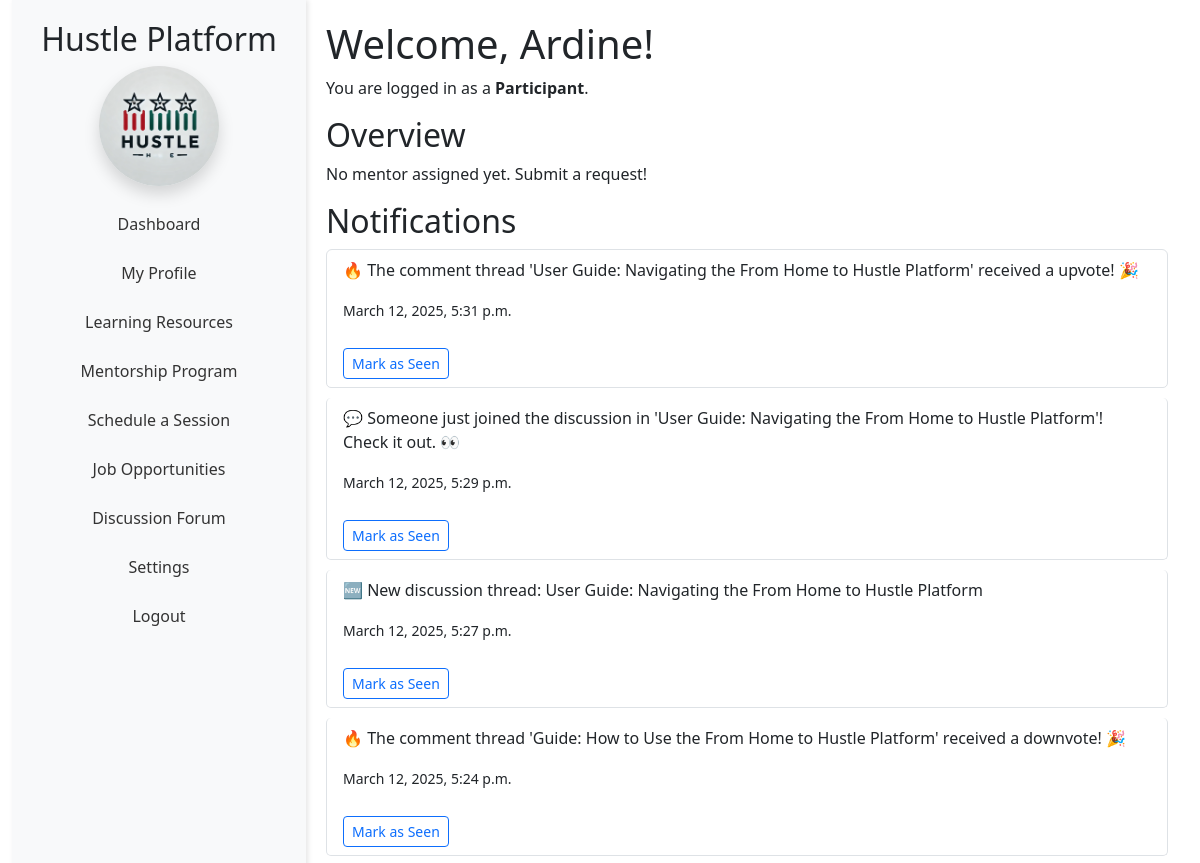
The app's page /participant/dashboard/ (signed in, upper part), older data.
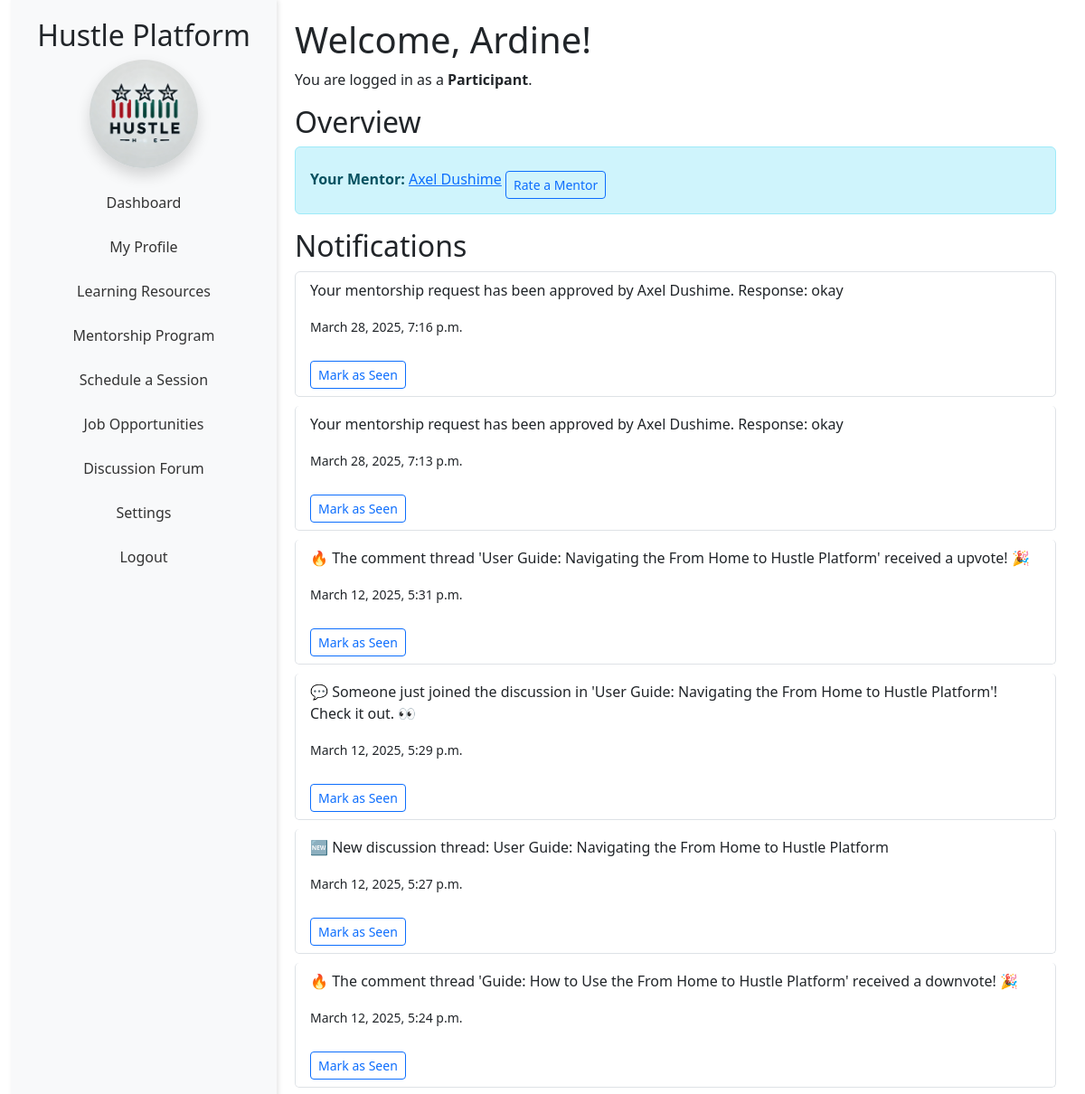
The same page, newer data.
### capstone/models.py (models this page shows, shortened)
class User(AbstractUser):
    USER_TYPE_CHOICES = (
        ('mentor', 'Mentor'),
        ('participant', 'Participant'),
    )
    LANGUAGE_CHOICES = [
        ("en", "English"),
        ("fr", "French"),
        ("es", "Spanish"),
        ("sw", "Swahili"),
        ("rw", "Kinyarwanda")
    ]
    language_preference = models.CharField(max_length=4, choices=LANGUAGE_CHOICES, default="fr")
    full_name = models.CharField(max_length=255)
    email = models.EmailField(unique=True)
    phone_number = models.CharField(max_length=15)
    user_type = models.CharField(max_length=20, choices=USER_TYPE_CHOICES)
    terms_accepted = models.BooleanField(default=False)

class Notification(models.Model):
    user = models.ForeignKey(User, on_delete=models.CASCADE, related_name='notifications')
    message = models.TextField()
    is_read = models.BooleanField(default=False)
    is_seen = models.BooleanField(default=False)
    created_at = models.DateTimeField(auto_now_add=True)
    job_application = models.ForeignKey(JobApplication, on_delete=models.CASCADE, null=True, blank=True)

### capstone/views.py (the view)
# urls.py: path('participant/dashboard/', views.participant_dashboard, name='participant_dashboard'),
@login_required
def participant_dashboard(request, participant_id=None):
    if participant_id:
        participant = get_object_or_404(User, id=participant_id, user_type='participant')
    else:
        participant = request.user
    mentorship_request = MentorshipRequest.objects.filter(
        mentee=participant, status='approved'
    ).first()
    mentor = mentorship_request.mentor if mentorship_request else None
    notifications = Notification.objects.filter(user=participant, is_seen=False).order_by('-created_at')
    context = {
        'user': participant,
        'mentor': mentor,
        'notifications': notifications,
    }
    return render(request, 'capstone/participant_dashboard.html', context)

### capstone/templatetags/custom_filters.py (called while the page is built)
@register.filter
def translate(text, target_lang):
    return text

### capstone/templates/capstone/participant_dashboard.html (shortened to what this page needs)
{% extends 'participant-base.html' %}
{% load custom_filters %}
{% block participant_content %}
<h1>{{ "Welcome"|translate:user.language_preference }}, {{ user.username }}!</h1>
<p>{{ "You are logged in as a"|translate:user.language_preference }} <strong>{{ "Participant"|translate:user.language_preference }}</strong>.</p>
<section>
    <h2>{{ "Overview"|translate:user.language_preference }}</h2>
    {% if mentor %}
    <div class="alert alert-info">
        <strong>{{ "Your Mentor"|translate:user.language_preference }}:</strong>
        <a href="{% url 'pmentor_profile' mentor.id %}">{{ mentor.full_name }}</a>
        <a href="{% url 'rate_mentor' mentor.id %}" class="btn btn-outline-primary btn-sm">
            {{ "Rate a Mentor"|translate:user.language_preference }}
        </a>
    </div>
    {% else %}
        <p>{{ "No mentor assigned yet. Submit a request!"|translate:user.language_preference }}</p>
    {% endif %}
</section>
<section>
    <h2>{{ "Notifications"|translate:user.language_preference }}</h2>
    <ul class="list-group">
        {% for notification in notifications %}
            <li class="list-group-item">
                <p>{{ notification.message|translate:user.language_preference }}</p>
                <p><small>{{ notification.created_at }}</small></p>
                {% if not notification.is_seen %}
                    <form method="post" action="{% url 'pmark_notification_seen' notification.id %}">
                        <button type="submit" class="btn btn-sm btn-outline-primary">
                            {{ "Mark as Seen"|translate:user.language_preference }}
                        </button>
                    </form>
                {% endif %}
            </li>
        {% empty %}
            <li class="list-group-item">{{ "No new notifications."|translate:user.language_preference }}</li>
        {% endfor %}
    </ul>
</section>
{% endblock %}

### capstone/templates/participant-base.html (shortened to what this page needs)
{% load static %}
{% load custom_filters %}
<!DOCTYPE html>
<html lang="{{ user.language_preference|default:'en' }}">
<head>
    <link href="https://cdn.jsdelivr.net/npm/bootstrap@5.3.0/dist/css/bootstrap.min.css" rel="stylesheet">
    <link href="https://cdnjs.cloudflare.com/ajax/libs/font-awesome/6.0.0-beta3/css/all.min.css" rel="stylesheet">
    <link href="{% static 'css/participant-styles.css' %}" rel="stylesheet">
</head>
<body>
    <div class="container-fluid">
        <div class="sidebar text-center">
            <h2>Hustle Platform</h2>
            <img src="{% static 'logo.webp' %}" alt="Hustle Platform Logo"
                 class="img-fluid mb-3 rounded-circle shadow" style="width: 120px; height: 120px; object-fit: cover;">
            <ul class="nav flex-column">
                <li class="nav-item">
                    <a class="nav-link" href="{% url 'participant_dashboard' %}">
                        {{ "Dashboard"|translate:user.language_preference }}
                    </a>
                </li>
                <li class="nav-item">
                    <a class="nav-link" href="{% url 'participant_profile' request.user.id %}">
                        {{ "My Profile"|translate:user.language_preference }}
                    </a>
                </li>
                <li class="nav-item">
                    <a class="nav-link" href="{% url 'learning_resources' %}">
                        {{ "Learning Resources"|translate:user.language_preference }}
                    </a>
                </li>
                <li class="nav-item">
                    <a class="nav-link" href="{% url 'submit_mentorship_request' %}">
                        {{ "Mentorship Program"|translate:user.language_preference }}
                    </a>
                </li>
                <li class="nav-item">
                    <a class="nav-link" href="{% url 'available_sessions' %}">
                        {{ "Schedule a Session"|translate:user.language_preference }}
                    </a>
                </li>
                <li class="nav-item">
                    <a class="nav-link" href="{% url 'job_listings' %}">
                        {{ "Job Opportunities"|translate:user.language_preference }}
                    </a>
                </li>
                <li class="nav-item">
                    <a class="nav-link" href="{% url 'list_threads' %}">
                        {{ "Discussion Forum"|translate:user.language_preference }}
                    </a>
                </li>
                <li class="nav-item">
                    <a class="nav-link" href="{% url 'account_settings' %}">
                        {{ "Settings"|translate:user.language_preference }}
                    </a>
                </li>
                <li class="nav-item">
                    <a class="nav-link" href="{% url 'login' %}">
                        {{ "Logout"|translate:user.language_preference }}
                    </a>
                </li>
            </ul>
        </div>
        <div class="main-content">
            {% block participant_content %}{% endblock %}
        </div>
    </div>
</body>
</html>

Row changes from the older to the newer data that the page shows:
changed User "Welcome": language_preference (not shown) → "Rate a Mentor"; language_preference "No mentor assigned yet. Submit a request!" → "Your Mentor"
now on this page (row edited): User: full_name "Axel Dushime"
added Notification: message|translate "Your mentorship request has been approved by Axel Dushime. Response: okay", created_at "March 28, 2025, 7:16 p.m.", {{ "Mark as Seen"|translate:user.language_preference }} "Mark as Seen"
added Notification: message|translate "Your mentorship request has been approved by Axel Dushime. Response: okay", created_at "March 28, 2025, 7:13 p.m.", {{ "Mark as Seen"|translate:user.language_preference }} "Mark as Seen"
